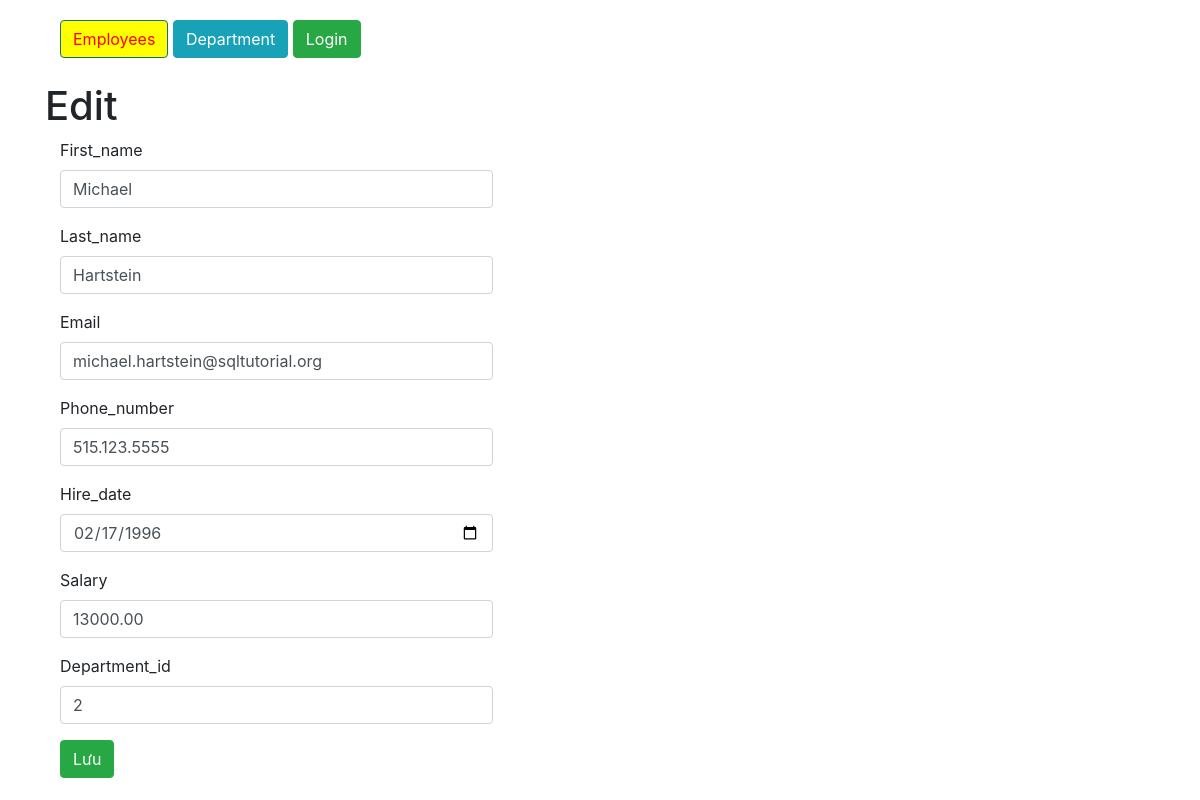
The app's page /?a=edit&id=201 with its own data.
### tables this page shows
CREATE TABLE `employees`  (
  `employee_id` int(11) NOT NULL AUTO_INCREMENT,
  `first_name` varchar(20) NULL DEFAULT NULL,
  `last_name` varchar(25) NOT NULL,
  `email` varchar(100) NOT NULL,
  `phone_number` varchar(20) NULL DEFAULT NULL,
  `hire_date` date NOT NULL,
  `salary` decimal(8, 2) NOT NULL,
  `department_id` int(11) NULL DEFAULT NULL,
  PRIMARY KEY (`employee_id`) USING BTREE,
  INDEX `employees_ibfk_1`(`department_id`) USING BTREE,
  CONSTRAINT `employees_ibfk_1` FOREIGN KEY (`department_id`) REFERENCES `departments` (`department_id`) ON DELETE RESTRICT ON UPDATE RESTRICT
);

### controller/EmpController.php (called while the page is built, shortened)
<?php
class EmpController
{
    function edit()
    {
        $employee_id = $_GET['id'];
        $empRepository = new EmpRepository;
        $emp = $empRepository->getOneById($employee_id);
        require 'view/Emp/edit.php';
    }
}

### index.php (called while the page is built, shortened)
<?php
$a = $_GET['a'] ?? 'index';
require 'connectDB.php';
require 'model/Emp.php';
require 'model/EmpRepository.php';
$controller = new $str;
$controller->$a();

### model/EmpRepository.php (called while the page is built, shortened)
<?php
class EmpRepository
{
    function fetchAll($cond = null, $page = null, $item_per_page = null)
    {
        global $conn;
        $sql = "SELECT employees.*,departments.department_name FROM employees JOIN departments ON employees.department_id = departments.department_id";
        if ($cond) {
            $sql .= " $cond";
        }
        $result = $conn->query($sql);
        $employees = [];
        if ($result->num_rows > 0) {
            while ($row = $result->fetch_assoc()) {
                $employee_id = $row['employee_id'];
                $first_name = $row['first_name'];
                $last_name = $row['last_name'];
                $email = $row['email'];
                $phone_number = $row['phone_number'];
                $hire_date = $row['hire_date'];
                $salary = $row['salary'];
                $department_id = $row['department_id'];
                $department_name = $row['department_name'];
                $employee = new Emp($employee_id, $first_name, $last_name, $email, $phone_number, $hire_date, $salary, $department_id, $department_name);
                $employees[] = $employee;
            }
        }
        return $employees;
    }
    function getOneById($employee_id)
    {
        $cond = " WHERE employee_id='$employee_id'";
        $emps = $this->fetchAll($cond);
        $emp = current($emps);
        return $emp;
    }
}

### model/Emp.php (called while the page is built, shortened)
<?php
class Emp
{
    function __construct($employee_id, $first_name, $last_name, $email, $phone_number, $hire_date, $salary, $department_id, $department_name)
    {
        $this->first_name = $first_name;
        $this->last_name = $last_name;
        $this->email = $email;
        $this->phone_number = $phone_number;
        $this->hire_date = $hire_date;
        $this->salary = $salary;
        $this->department_id = $department_id;
    }
}

### view/Emp/edit.php (the view, shortened to what this page needs)
<?php require 'layout/header.php' ?>
<h1>Edit</h1>
<form action="?a=update" method="POST" class="form-emp-edit">
    <div class="container">
        <div class="row">
            <div class="col-md-5">
                <div class="form-group">
                    <label>First_name</label>
                    <input type="text" class="form-control" placeholder="Your first_name " required name="first_name" value="<?= $emp->first_name ?>">
                </div>
                <div class="form-group">
                    <label>Last_name</label>
                    <input type="text" class="form-control" placeholder="Your last_name" required name="last_name" value="<?= $emp->last_name ?>">
                </div>
                <div class="form-group">
                    <label>Email</label>
                    <input type="email" class="form-control" placeholder="Your email" required name="email" value="<?= $emp->email ?>">
                </div>
                <div class="form-group">
                    <label>Phone_number</label>
                    <input type="tel" class="form-control" placeholder="Your phone_number" required name="phone_number" value="<?= $emp->phone_number ?>">
                </div>
                <div class="form-group">
                    <label>Hire_date</label>
                    <input type="date" class="form-control" placeholder="Your hire_date" required name="hire_date" value="<?= $emp->hire_date ?>">
                </div>
                <div class="form-group">
                    <label>Salary</label>
                    <input type="number" class="form-control" placeholder="Your salary" required name="salary" value="<?= $emp->salary ?>">
                </div>
                <div class="form-group">
                    <label>Department_id</label>
                    <input type="number" class="form-control" placeholder="Your department_id" required name="department_id" value="<?= $emp->department_id ?>">
                </div>
                <div class="form-group">
                    <button class="btn btn-success" type="submit">Lưu</button>
                </div>
            </div>
        </div>
    </div>
</form>
<?php require 'layout/footer.php' ?>

### public/css/style.css (style rules this page uses)
label { font-weight: normal; }

### records on screen
employees: first_name "Michael", last_name "Hartstein", email "michael.hartstein@sqltutorial.org", phone_number "515.123.5555", hire_date "02/17/1996", salary "13000.00", department_id "2"
